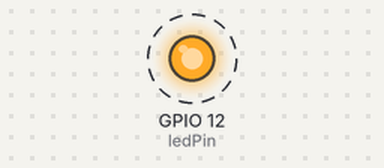
Simulated run of this sketch. Board: ESP32. On the bench: output pins drawn as LEDs (lit = HIGH). Dashed ring = blinking. WiFi joins after 1.5 s; servers stay silent unless stated; what the sketch prints to the serial monitor is not drawn.

Above: at 1.55 s.
Timing chart, 0 to 4.5 s (numbered marks = the images above):
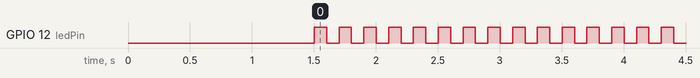

Measured:
- by itself, GPIO 12 (ledPin): alternates HIGH for 0.10 s and LOW for 0.10 s

The sketch:

esp32ota.ino
```cpp
#include <WiFi.h>
#include <ArduinoOTA.h>

const char* ssid = "Wi-FiAdiniz";       // Wi-Fi Ağ Adı
const char* password = "Sifreniz"; // Wi-Fi Şifresi

// Statik IP Ayarları
IPAddress local_IP(192, 168, 1, 66);
IPAddress gateway(192, 168, 1, 1);
IPAddress subnet(255, 255, 255, 0);
IPAddress primaryDNS(8, 8, 8, 8);
IPAddress secondaryDNS(8, 8, 4, 4);

// Blink için LED Pin
const int ledPin = 12;  // GPIO 12

void setup() {
    Serial.begin(115200);
    pinMode(ledPin, OUTPUT);

    // Wi-Fi Bağlantısı
    WiFi.mode(WIFI_STA);
    if (!WiFi.config(local_IP, gateway, subnet, primaryDNS, secondaryDNS)) {
        Serial.println("⚠ Statik IP atanamadı! DHCP kullanılacak.");
    }
    WiFi.begin(ssid, password);

    Serial.print("🔌 Wi-Fi Bağlanıyor...");
    while (WiFi.status() != WL_CONNECTED) {
        delay(500);
        Serial.print(".");
    }
    Serial.println("\n✅ Wi-Fi Bağlandı!");
    Serial.print("📡 IP Adresi: ");
    Serial.println(WiFi.localIP());

    // OTA Ayarları
    ArduinoOTA.setHostname("esp32ota");

    ArduinoOTA.onStart([]() {
        Serial.println("🚀 OTA Güncelleme Başlıyor!");
    });

    ArduinoOTA.onEnd([]() {
        Serial.println("\n✅ OTA Güncelleme Tamamlandı!");
    });

    ArduinoOTA.onProgress([](unsigned int progress, unsigned int total) {
        Serial.printf("📶 Güncelleme: %u%%\r", (progress / (total / 100)));
    });

    ArduinoOTA.onError([](ota_error_t error) {
        Serial.printf("❌ OTA Hatası [%u]\n", error);
    });

    ArduinoOTA.begin();
    Serial.println("✅ OTA Hazır!");
}

void loop() {
    ArduinoOTA.handle();  // OTA Güncellemelerini Dinle

    // Blink İşlevi
    digitalWrite(ledPin, HIGH);
    delay(100);
    digitalWrite(ledPin, LOW);
    delay(100);
}
```
